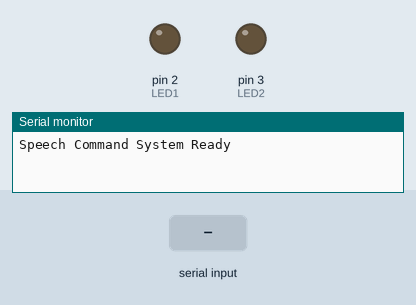
Recording of a sketch running on a simulated Arduino Uno, built with avr-gcc and run on an emulated ATmega328P. On the bench: output pins drawn as LEDs (lit = HIGH), the last lines printed to the serial monitor. Inputs (shaded band) come from the test bench.

Above: at 1.2 s.
1.3 s: "light on\n" received over Serial
At 2.2 s:
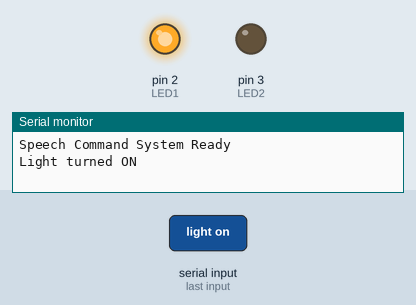
2.8 s: "fan on\n" received over Serial
At 3.3 s:
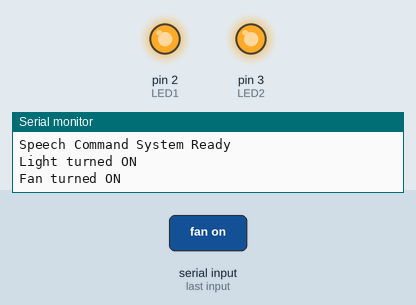
4.3 s: "light off\n" received over Serial
At 5.7 s:
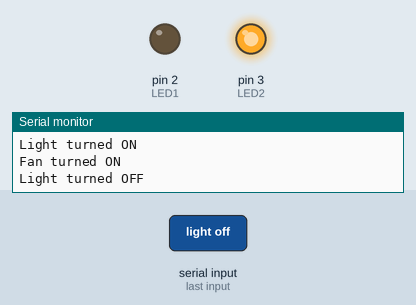
Timing chart, 0 to 7.3 s (numbered marks = the images above; inputs shaded):
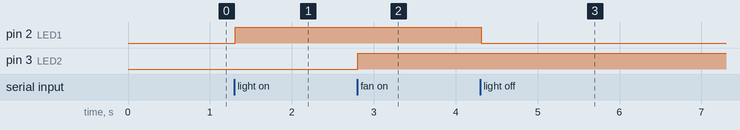

Measured:
- after the input at 1.3 s, pin 2 (LED1): LOW → HIGH at once
- after the input at 2.8 s, pin 3 (LED2): LOW → HIGH at once
- after the input at 4.3 s, pin 2 (LED1): HIGH → LOW at once

The sketch:

task_4_online_speech_recognition1.ino
```cpp
String command;

void setup() {
  Serial.begin(9600);
  pinMode(2, OUTPUT);  // LED1
  pinMode(3, OUTPUT);  // LED2
  Serial.println("Speech Command System Ready");
}

void loop() {
  if (Serial.available()) {
    command = Serial.readStringUntil('\n');
    command.trim();  // Remove leading/trailing spaces

    if (command == "light on") {
      digitalWrite(2, HIGH);
      Serial.println("Light turned ON");
    }
    else if (command == "light off") {
      digitalWrite(2, LOW);
      Serial.println("Light turned OFF");
    }
    else if (command == "fan on") {
      digitalWrite(3, HIGH);
      Serial.println("Fan turned ON");
    }
    else if (command == "fan off") {
      digitalWrite(3, LOW);
      Serial.println("Fan turned OFF");
    }
    else {
      Serial.println("Unknown command");
    }
  }
}
```
